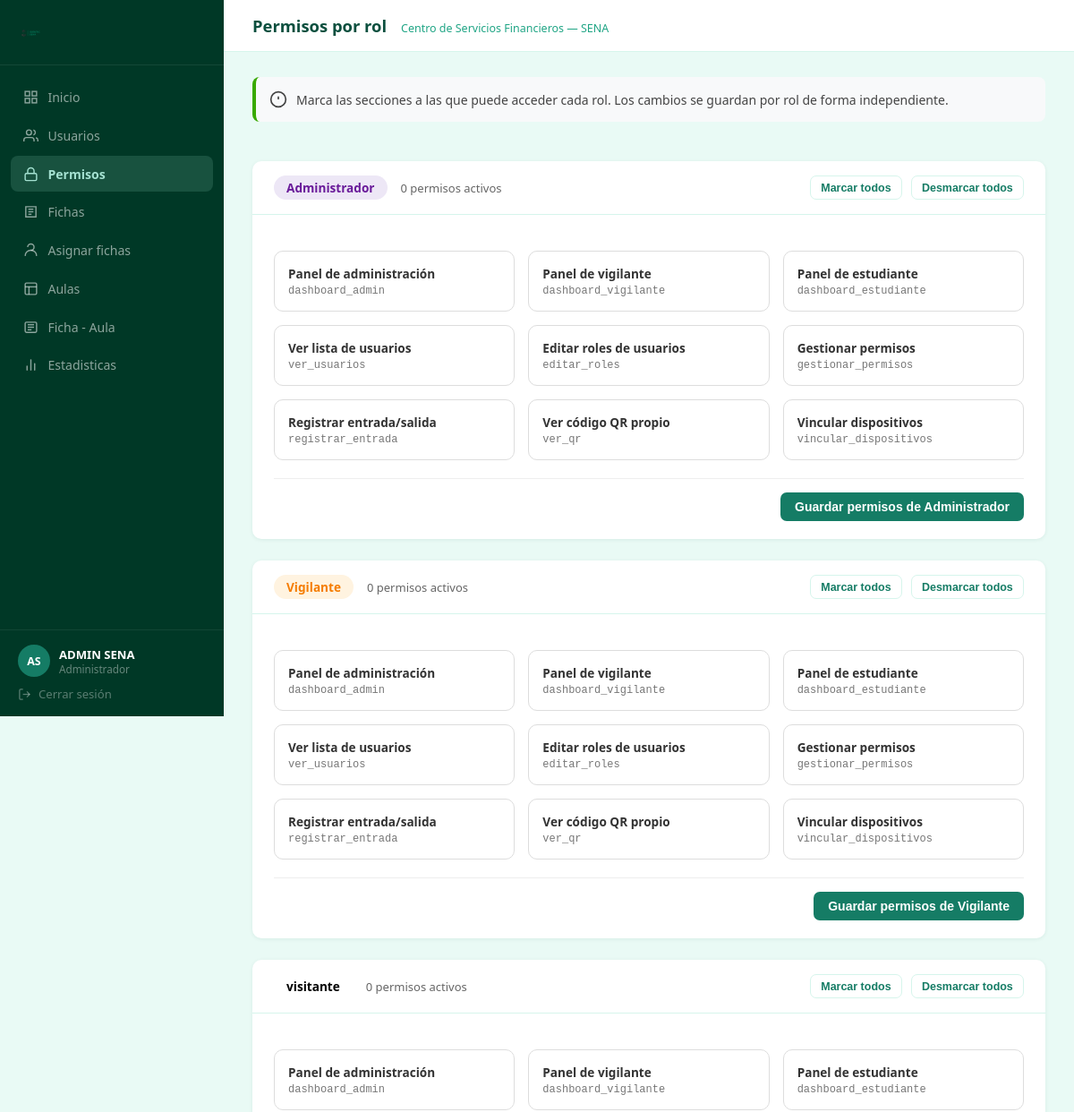
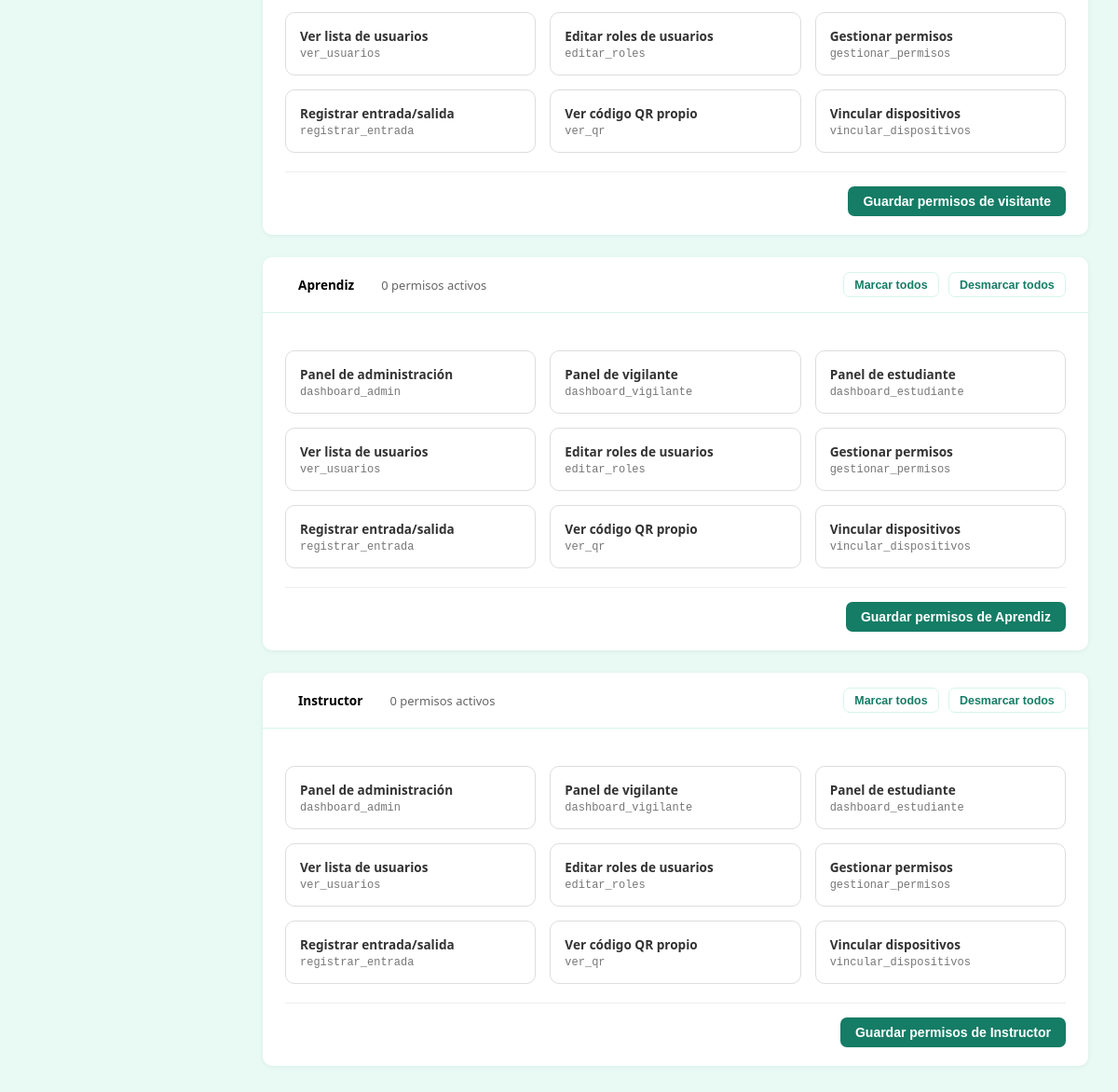
Screenshot of /usuarios/dashboard/permisos/ (signed in) with the database file from the repository (2 pictures, top to bottom).
### usuarios/models.py (models this page shows, shortened)
class Usuario(AbstractUser):
    ROL_CHOICES = [
        ('admin',     'Administrador'),
        ('vigilante', 'Vigilante'),
        ('aprendiz', 'Aprendiz'),
        ('instructor','Instructor'),
    ]
    email           = models.EmailField(unique=True)
    tipoDocumento   = models.CharField(max_length=2)
    numeroDocumento = models.CharField(max_length=20, unique=True)
    nombre          = models.CharField(max_length=50)
    apellido        = models.CharField(max_length=50)
    edad            = models.PositiveIntegerField(blank=True, null=True)
    telefono        = models.CharField(max_length=15, blank=True, null=True)
    rol = models.CharField(
        max_length=20,
        choices=ROL_CHOICES,
        default='aprendiz',
    )
    USERNAME_FIELD  = 'email'
    REQUIRED_FIELDS = ['username', 'nombre', 'apellido']

class PermisoRol(models.Model):
    SECCIONES = [
        ('dashboard_admin',    'Panel de administración'),
        ('dashboard_vigilante','Panel de vigilante'),
        ('dashboard_estudiante','Panel de estudiante'),
        ('ver_usuarios',       'Ver lista de usuarios'),
        ('editar_roles',       'Editar roles de usuarios'),
        ('gestionar_permisos', 'Gestionar permisos'),
        ('registrar_entrada',  'Registrar entrada/salida'),
        ('ver_qr',             'Ver código QR propio'),
        ('vincular_dispositivos', 'Vincular dispositivos'),
    ]
    rol      = models.CharField(max_length=20, choices=Usuario.ROL_CHOICES, unique=True)
    permisos = models.JSONField(default=list)  # lista de claves de SECCIONES
    class Meta:
        verbose_name        = 'Permiso de rol'
        verbose_name_plural = 'Permisos de roles'
    def get_rol_display(self):
        return dict(Usuario.ROL_CHOICES).get(self.rol, self.rol)

### usuarios/views.py (the view)
@login_required
@user_passes_test(es_admin, login_url='login')
def dashboard_permisos(request):
    for rol, _ in Usuario.ROL_CHOICES:
        PermisoRol.objects.get_or_create(
            rol=rol
        )
    permisos = PermisoRol.objects.all()
    return render(
        request,
        'usuarios/dashboard_permisos.html',
        {
            'permisos_roles': permisos,
            'secciones': PermisoRol.SECCIONES
        }
    )

### usuarios/views.py (called while the page is built)
def es_admin(user):
    return user.is_authenticated and (
        user.is_staff or user.rol == 'admin'
    )

### usuarios/templates/usuarios/dashboard_permisos.html (shortened to what this page needs)
{% load static %}
<!DOCTYPE html>
<html lang="es">
<head>
    <link rel="stylesheet" href="{% static 'css/mainConfig.css' %}">
    <link rel="stylesheet" href="{% static 'css/dashboard.css' %}">
</head>
<body>
    <div class="dash-layout">
        <aside class="dash-sidebar">
            <div class="dash-brand">
                <img src="{% static 'img/identic_sena 2-largo.png' %}" alt="Identic SENA" class="dash-logo">
            </div>
            <nav class="dash-nav">
                <a href="{% url 'dashboard' %}" class="dash-nav-item">
                    <svg viewBox="0 0 24 24" fill="none" stroke="currentColor" stroke-width="2">
                        <rect x="3" y="3" width="7" height="7" />
                        <rect x="14" y="3" width="7" height="7" />
                        <rect x="3" y="14" width="7" height="7" />
                        <rect x="14" y="14" width="7" height="7" />
                    </svg>
                    Inicio
                </a>
                <a href="{% url 'dashboard_usuarios' %}" class="dash-nav-item">
                    <svg viewBox="0 0 24 24" fill="none" stroke="currentColor" stroke-width="2">
                        <path d="M17 21v-2a4 4 0 0 0-4-4H5a4 4 0 0 0-4 4v2" />
                        <circle cx="9" cy="7" r="4" />
                        <path d="M23 21v-2a4 4 0 0 0-3-3.87" />
                        <path d="M16 3.13a4 4 0 0 1 0 7.75" />
                    </svg>
                    Usuarios
                </a>
                <a href="{% url 'dashboard_permisos' %}" class="dash-nav-item dash-nav-item--activo">
                    <svg viewBox="0 0 24 24" fill="none" stroke="currentColor" stroke-width="2">
                        <rect x="3" y="11" width="18" height="11" rx="2" />
                        <path d="M7 11V7a5 5 0 0 1 10 0v4" />
                    </svg>
                    Permisos
                </a>
                <a href="{% url 'dashboard_fichas' %}" class="dash-nav-item">
                    <svg viewBox="0 0 24 24" fill="none" stroke="currentColor" stroke-width="2">
                        <path d="M4 4h16v16H4z" />
                        <path d="M8 8h8" />
                        <path d="M8 12h8" />
                        <path d="M8 16h5" />
                    </svg>
                    Fichas
                </a>
                <a href="{% url 'dashboard_asignaciones' %}" class="dash-nav-item">
                    <svg viewBox="0 0 24 24" fill="none" stroke="currentColor" stroke-width="2">
                        <path d="M12 12a5 5 0 1 0-5-5" />
                        <path d="M3 21a9 9 0 0 1 18 0" />
                    </svg>
                    Asignar fichas
                </a>
                <a href="{% url 'dashboard_aulas_admin' %}" class="dash-nav-item">
                    <svg viewBox="0 0 24 24" fill="none" stroke="currentColor" stroke-width="2">
                        <rect x="3" y="3" width="18" height="18" rx="2" ry="2" />
                        <path d="M3 9h18" />
                        <path d="M9 21V9" />
                    </svg>
                    Aulas
                </a>
                <a href="{% url 'dashboard_ficha_aula_admin' %}" class="dash-nav-item">
                    <svg viewBox="0 0 24 24" fill="none" stroke="currentColor" stroke-width="2">
                        <rect x="3" y="4" width="18" height="16" rx="2" />
                        <path d="M7 8h10" />
                        <path d="M7 12h10" />
                        <path d="M7 16h6" />
                    </svg>
                    Ficha - Aula
                </a>
                <a href="{% url 'estadisticas' %}" class="dash-nav-item">
                    <svg viewBox="0 0 24 24" fill="none" stroke="currentColor" stroke-width="2" stroke-linecap="round"
                        stroke-linejoin="round">
                        <path d="M18 20V10" />
                        <path d="M12 20V4" />
                        <path d="M6 20V14" />
                    </svg>
                    Estadisticas
                </a>
            </nav>
            <div class="dash-sidebar-footer">
                <div class="dash-user-info">
                    <div class="dash-avatar">
                        {{ request.user.nombre|first|upper }}{{ request.user.apellido|first|upper }}
                    </div>
                    <div>
                        <div class="dash-user-nombre">
                            {{ request.user.nombre }} {{ request.user.apellido }}
                        </div>
                        <div class="dash-user-rol">
                            {{ request.user.get_rol_display }}
                        </div>
                    </div>
                </div>
                <a href="{% url 'logout' %}" class="dash-logout">
                    <svg viewBox="0 0 24 24" fill="none" stroke="currentColor" stroke-width="2">
                        <path d="M9 21H5a2 2 0 0 1-2-2V5a2 2 0 0 1 2-2h4" />
                        <polyline points="16 17 21 12 16 7" />
                        <line x1="21" y1="12" x2="9" y2="12" />
                    </svg>
                    Cerrar sesión
                </a>
            </div>
        </aside>
        <div class="dash-main">
            <header class="dash-topbar">
                <h1 class="dash-topbar-titulo">
                    Permisos por rol
                </h1>
                <span class="dash-topbar-sub">
                    Centro de Servicios Financieros — SENA
                </span>
            </header>
            <main class="dash-contenido">
                <div class="permisos-intro">
                    <svg viewBox="0 0 24 24" fill="none" stroke="currentColor" stroke-width="2" width="20" height="20">
                        <circle cx="12" cy="12" r="10" />
                        <line x1="12" y1="8" x2="12" y2="12" />
                        <line x1="12" y1="16" x2="12.01" y2="16" />
                    </svg>
                    Marca las secciones a las que puede acceder cada rol.
                    Los cambios se guardan por rol de forma independiente.
                </div>
                {% for permiso_rol in permisos_roles %}
                <div class="dash-card">
                    <div class="dash-card-header">
                        <div class="permisos-rol-titulo">
                            <span class="dash-badge dash-badge--{{ permiso_rol.rol }} dash-badge--lg">
                                {{ permiso_rol.get_rol_display }}
                            </span>
                            <span class="permisos-count" id="count-{{ permiso_rol.rol }}">
                                {{ permiso_rol.permisos|length }} permisos activos
                            </span>
                        </div>
                        <div class="permisos-acciones-top">
                            <button type="button" class="dash-btn dash-btn--sm dash-btn--outline"
                                onclick="marcarTodos('form-{{ permiso_rol.rol }}', true)">
                                Marcar todos
                            </button>
                            <button type="button" class="dash-btn dash-btn--sm dash-btn--outline"
                                onclick="marcarTodos('form-{{ permiso_rol.rol }}', false)">
                                Desmarcar todos
                            </button>
                        </div>
                    </div>
                    <form method="POST" action="{% url 'dashboard_permisos_guardar' permiso_rol.rol %}"
                        id="form-{{ permiso_rol.rol }}" class="permisos-form">
                        <div class="permisos-grid">
                            {% for clave, nombre in secciones %}
                            <label
                                class="permiso-item {% if clave in permiso_rol.permisos %}permiso-item--activo{% endif %}">
                                <div class="permiso-item-contenido">
                                    <span class="permiso-nombre">
                                        {{ nombre }}
                                    </span>
                                    <span class="permiso-clave">
                                        {{ clave }}
                                    </span>
                                </div>
                            </label>
                            {% endfor %}
                        </div>
                        <div class="permisos-footer">
                            <button type="submit" class="dash-btn dash-btn--verde">
                                Guardar permisos de {{ permiso_rol.get_rol_display }}
                            </button>
                        </div>
                    </form>
                </div>
                {% empty %}
                <div class="dash-card">
                    <div class="dash-tabla-vacio">
                        No hay roles configurados.
                    </div>
                </div>
                {% endfor %}
            </main>
        </div>
    </div>
</body>
</html>

### static/css/mainConfig.css (style rules this page uses)
:root { --colorBlanco: #ffffff; --colorTurquesa: #a4e1d1; --colorVerdeClaro: #8dd9c6; --colorVerde: #20a585; --colorVerdePrincipal: #157c65; --colorVerdeMuyOscuro: #0b4f3e; --colorSuperOscuro: #003826; --verdeHover: #1a8f72; --verdeSuave: #e9faf5; --verdeSuave2: #d6f5ec; }
* { margin: 0; padding: 0; }

### rows the page displays
Usuario: user.nombre|first "A", user.apellido|first "S", user.nombre "ADMIN", user.apellido "SENA", user.rol "Administrador"
PermisoRol: rol "Administrador", permisos|length "0", secciones "Panel de administración" "Panel de vigilante" "Panel de estudiante" "Ver lista de usuarios" "Editar roles de usuarios" "Gestionar permisos" "Registrar entrada/salida" "Ver código QR propio" "Vincular dispositivos", secciones "dashboard_admin" "dashboard_vigilante" "dashboard_estudiante" "ver_usuarios" "editar_roles" "gestionar_permisos" "registrar_entrada" "ver_qr" "vincular_dispositivos"
PermisoRol: rol "Vigilante", permisos|length "0", secciones "Panel de administración" "Panel de vigilante" "Panel de estudiante" "Ver lista de usuarios" "Editar roles de usuarios" "Gestionar permisos" "Registrar entrada/salida" "Ver código QR propio" "Vincular dispositivos", secciones "dashboard_admin" "dashboard_vigilante" "dashboard_estudiante" "ver_usuarios" "editar_roles" "gestionar_permisos" "registrar_entrada" "ver_qr" "vincular_dispositivos"
PermisoRol: rol "visitante", permisos|length "0", secciones "Panel de administración" "Panel de vigilante" "Panel de estudiante" "Ver lista de usuarios" "Editar roles de usuarios" "Gestionar permisos" "Registrar entrada/salida" "Ver código QR propio" "Vincular dispositivos", secciones "dashboard_admin" "dashboard_vigilante" "dashboard_estudiante" "ver_usuarios" "editar_roles" "gestionar_permisos" "registrar_entrada" "ver_qr" "vincular_dispositivos"
PermisoRol: rol "Aprendiz", permisos|length "0", secciones "Panel de administración" "Panel de vigilante" "Panel de estudiante" "Ver lista de usuarios" "Editar roles de usuarios" "Gestionar permisos" "Registrar entrada/salida" "Ver código QR propio" "Vincular dispositivos", secciones "dashboard_admin" "dashboard_vigilante" "dashboard_estudiante" "ver_usuarios" "editar_roles" "gestionar_permisos" "registrar_entrada" "ver_qr" "vincular_dispositivos"
PermisoRol: rol "Instructor", permisos|length "0", secciones "Panel de administración" "Panel de vigilante" "Panel de estudiante" "Ver lista de usuarios" "Editar roles de usuarios" "Gestionar permisos" "Registrar entrada/salida" "Ver código QR propio" "Vincular dispositivos", secciones "dashboard_admin" "dashboard_vigilante" "dashboard_estudiante" "ver_usuarios" "editar_roles" "gestionar_permisos" "registrar_entrada" "ver_qr" "vincular_dispositivos"
